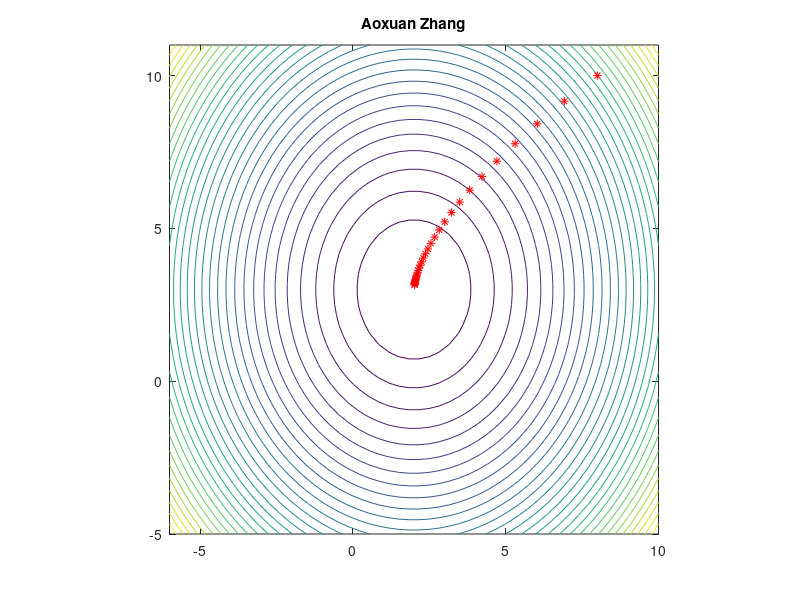

MATLAB code to generate this figure:
clear;clf
E = @(x,y) 3*(x-2)^2+2*(y-3)^2+3;
dEdw1 = @(x,y) 6*(x-2);
dEdw2 = @(x,y) 4*(y-3);
Nx=50; Ny=50;
x=linspace(-6,10,Nx);
y=linspace(-5,11,Ny);
for i=1:Nx
    for j=1:Ny
        CF(i,j)=E(x(i),y(j));
    end
end
% mesh(x,y,CF); hold on;
contour(x,y,CF',30); hold on; axis image
axis([x(1) x(Nx) y(1) y(Ny) -10 350])
w1(1) = 8; w2(1) = 10; eta = 0.03;
plot(w1(1),w2(1),'r*')
fprintf('(w1(1), w2(1)) = (%f, %f),E(w1(1),w2(1))=%f \n', ...
    w1(1),w2(1),E(w1(1),w2(1)));
for i=1:30
w1(i+1) = w1(i) - eta*dEdw1(w1(i),w2(i));
w2(i+1) = w2(i) - eta*dEdw2(w1(i),w2(i));
fprintf('(w1(%d), w2(%d))=(%f, %f),E(w1(%d),w2(%d))=%f\n', ...
i+1,i+1,w1(i+1),w2(i+1),i+1,i+1,E(w1(i+1),w2(i+1)));
plot(w1(i+1),w2(i+1),'r*')
end
title('Aoxuan Zhang')